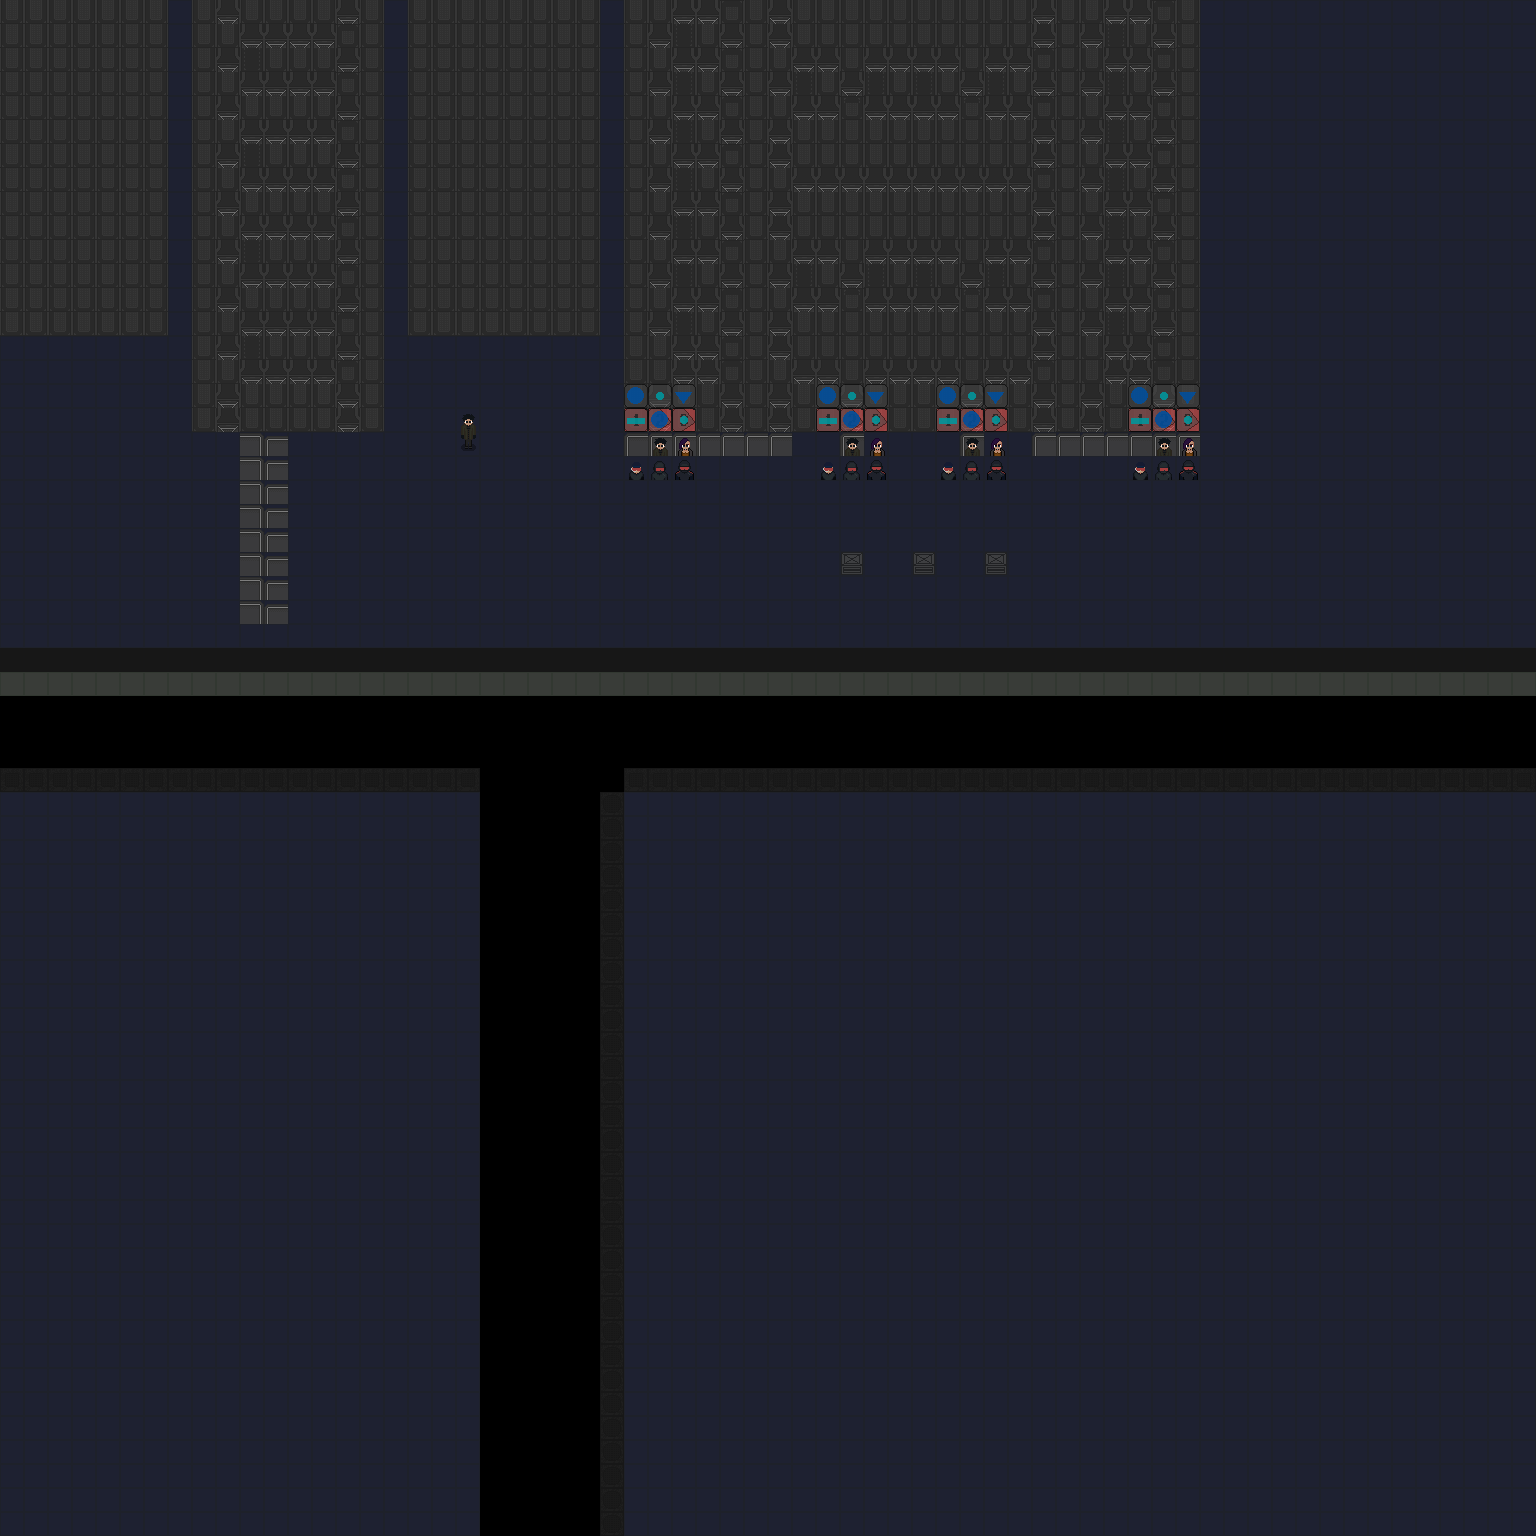

A 2D game scene composited from a Tiled map and its tileset images. What follows is a short description and the map's XML, with each tile layer's data collapsed to a summary:
An orthogonal 64x64 tile map with 24x24 px tiles, 10 tile layers (Floors, Walls, UnderChar1, UnderChar2, ...), 5 tilesets.

<map version="1.0" tiledversion="1.1.6" orientation="orthogonal" renderorder="right-down" width="64" height="64" tilewidth="24" tileheight="24" infinite="0" nextobjectid="1">
 <tileset firstgid="1" source="Floors.tsx" />
 <tileset firstgid="111" source="Walls.tsx" />
 <tileset firstgid="318" source="Objects.tsx" />
 <tileset firstgid="1151" source="PostFX.tsx" />
 <tileset firstgid="1176" source="Characters.tsx" />
 <layer name="Floors" width="64" height="64">
  <data>[4096 cells, 4096 non-empty, 15 distinct tile ids]</data>
 </layer>
 <layer name="Walls" width="64" height="64">
  <data>[4096 cells, 858 non-empty, 4 distinct tile ids]</data>
 </layer>
 <layer name="UnderChar1" width="64" height="64">
  <data>[4096 cells, 509 non-empty, 20 distinct tile ids]</data>
 </layer>
 <layer name="UnderChar2" width="64" height="64">
  <data>[4096 cells, 0 non-empty, 0 distinct tile ids]</data>
 </layer>
 <layer name="OverChar1" width="64" height="64">
  <data>[4096 cells, 1 non-empty, 1 distinct tile ids]</data>
 </layer>
 <layer name="OverChar2" width="64" height="64">
  <data>[4096 cells, 0 non-empty, 0 distinct tile ids]</data>
 </layer>
 <layer name="PostFX1" width="64" height="64">
  <data>[4096 cells, 42 non-empty, 15 distinct tile ids]</data>
 </layer>
 <layer name="PostFX2" width="64" height="64">
  <data>[4096 cells, 36 non-empty, 9 distinct tile ids]</data>
 </layer>
 <layer name="PostFX3" width="64" height="64">
  <data>[4096 cells, 24 non-empty, 8 distinct tile ids]</data>
 </layer>
 <layer name="Characters" width="64" height="64">
  <data>[4096 cells, 2 non-empty, 2 distinct tile ids]</data>
 </layer>
</map>
